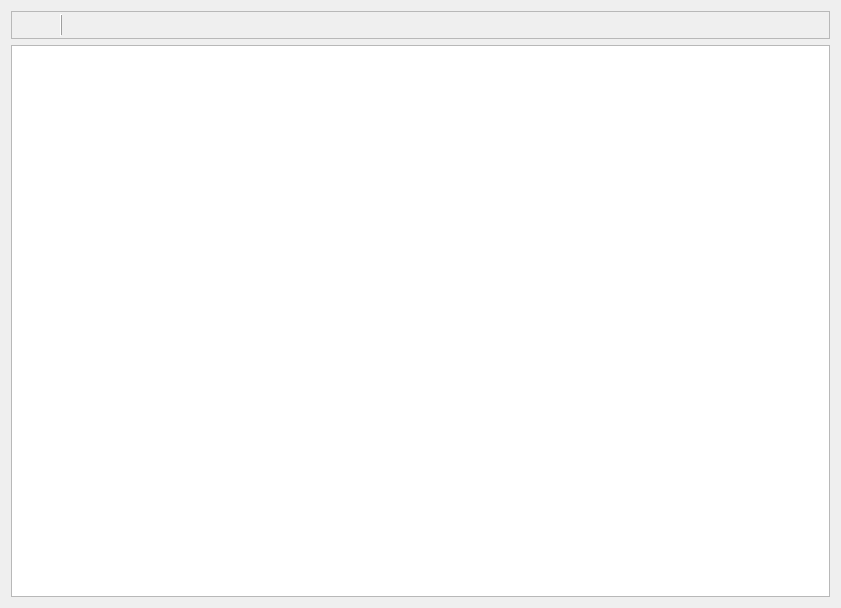
<?xml version="1.0" encoding="UTF-8"?>
<ui version="4.0">
 <class>SvEditConfigWindow</class>
 <widget class="QDialog" name="SvEditConfigWindow">
  <property name="geometry">
   <rect>
    <x>0</x>
    <y>0</y>
    <width>841</width>
    <height>608</height>
   </rect>
  </property>
  <property name="windowTitle">
   <string>Dialog</string>
  </property>
  <layout class="QVBoxLayout" name="verticalLayout">
   <item>
    <widget class="QFrame" name="frame">
     <property name="frameShape">
      <enum>QFrame::StyledPanel</enum>
     </property>
     <property name="frameShadow">
      <enum>QFrame::Raised</enum>
     </property>
     <layout class="QHBoxLayout" name="horizontalLayout">
      <property name="leftMargin">
       <number>2</number>
      </property>
      <property name="topMargin">
       <number>2</number>
      </property>
      <property name="rightMargin">
       <number>2</number>
      </property>
      <property name="bottomMargin">
       <number>2</number>
      </property>
      <item>
       <widget class="QPushButton" name="bnSave">
        <property name="text">
         <string/>
        </property>
        <property name="icon">
         <iconset resource="res.qrc">
          <normaloff>:/my_icons/icons/012-diskette.png</normaloff>:/my_icons/icons/012-diskette.png</iconset>
        </property>
        <property name="iconSize">
         <size>
          <width>32</width>
          <height>32</height>
         </size>
        </property>
        <property name="shortcut">
         <string>Ctrl+S</string>
        </property>
        <property name="flat">
         <bool>true</bool>
        </property>
       </widget>
      </item>
      <item>
       <widget class="QFrame" name="frame_2">
        <property name="frameShape">
         <enum>QFrame::VLine</enum>
        </property>
        <property name="frameShadow">
         <enum>QFrame::Raised</enum>
        </property>
       </widget>
      </item>
      <item>
       <widget class="QPushButton" name="bnUndo">
        <property name="enabled">
         <bool>false</bool>
        </property>
        <property name="text">
         <string/>
        </property>
        <property name="iconSize">
         <size>
          <width>32</width>
          <height>32</height>
         </size>
        </property>
        <property name="shortcut">
         <string>Ctrl+Z</string>
        </property>
        <property name="flat">
         <bool>true</bool>
        </property>
       </widget>
      </item>
      <item>
       <widget class="QPushButton" name="bnRedo">
        <property name="enabled">
         <bool>false</bool>
        </property>
        <property name="text">
         <string/>
        </property>
        <property name="iconSize">
         <size>
          <width>32</width>
          <height>32</height>
         </size>
        </property>
        <property name="shortcut">
         <string>Ctrl+Y</string>
        </property>
        <property name="flat">
         <bool>true</bool>
        </property>
       </widget>
      </item>
      <item>
       <widget class="QFrame" name="frame_3">
        <property name="frameShape">
         <enum>QFrame::StyledPanel</enum>
        </property>
        <property name="frameShadow">
         <enum>QFrame::Raised</enum>
        </property>
       </widget>
      </item>
      <item>
       <widget class="QPushButton" name="bnCopy">
        <property name="enabled">
         <bool>false</bool>
        </property>
        <property name="text">
         <string/>
        </property>
        <property name="iconSize">
         <size>
          <width>32</width>
          <height>32</height>
         </size>
        </property>
        <property name="shortcut">
         <string>Ctrl+C</string>
        </property>
        <property name="flat">
         <bool>true</bool>
        </property>
       </widget>
      </item>
      <item>
       <widget class="QPushButton" name="bnCut">
        <property name="enabled">
         <bool>false</bool>
        </property>
        <property name="text">
         <string/>
        </property>
        <property name="iconSize">
         <size>
          <width>32</width>
          <height>32</height>
         </size>
        </property>
        <property name="shortcut">
         <string>Ctrl+X</string>
        </property>
        <property name="flat">
         <bool>true</bool>
        </property>
       </widget>
      </item>
      <item>
       <widget class="QPushButton" name="bnPaste">
        <property name="enabled">
         <bool>false</bool>
        </property>
        <property name="text">
         <string/>
        </property>
        <property name="iconSize">
         <size>
          <width>32</width>
          <height>32</height>
         </size>
        </property>
        <property name="shortcut">
         <string>Ctrl+S</string>
        </property>
        <property name="flat">
         <bool>true</bool>
        </property>
       </widget>
      </item>
      <item>
       <spacer name="horizontalSpacer">
        <property name="orientation">
         <enum>Qt::Horizontal</enum>
        </property>
        <property name="sizeHint" stdset="0">
         <size>
          <width>40</width>
          <height>20</height>
         </size>
        </property>
       </spacer>
      </item>
     </layout>
    </widget>
   </item>
   <item>
    <widget class="QPlainTextEdit" name="plainTextEdit"/>
   </item>
  </layout>
 </widget>
 <resources>
  <include location="res.qrc"/>
 </resources>
 <connections/>
</ui>
